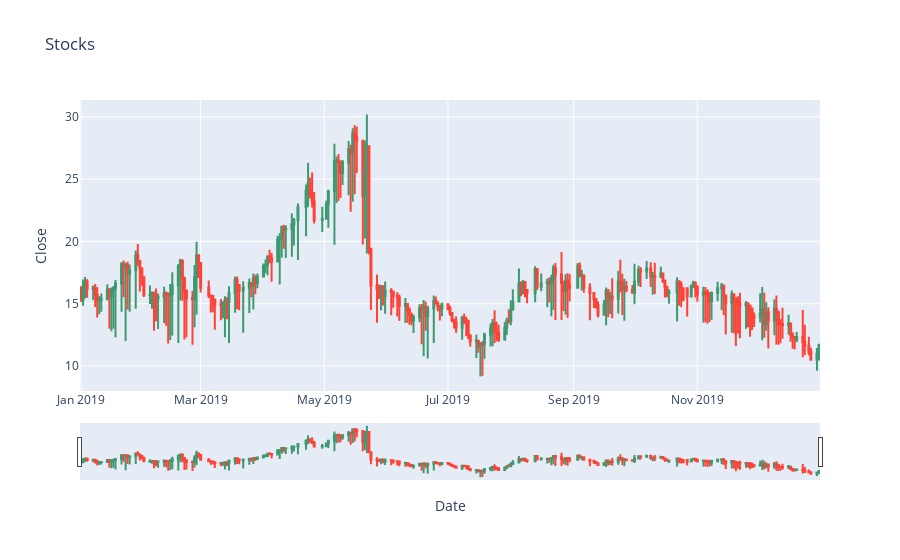

Notebook code for this chart:
### Code cell
trace = go.Candlestick(x=nifty_data.Date,
                      open=nifty_data.Open,
                      high=nifty_data.High,
                      low=nifty_data.Low,
                      close=nifty_data.Close)

data = [trace]

layout = go.Layout(title = 'Stocks',
                  hovermode = 'closest',
                  xaxis=dict(title = 'Date'),
                  yaxis=dict(title = 'Close'))

fig = go.Figure(data=data,
               layout=layout)

offline.iplot(fig)

### Figure 1 — Plotly figure (JSON) as saved in the notebook; plotly's stock layout.template omitted (floating-point values rounded to 4 significant figures; data arrays with more than 128 entries replaced by an {"elided": "..."} marker saying what was removed)
{"data": [{"close": {"elided": "245 float values"}, "high": {"elided": "245 float values"}, "low": {"elided": "245 float values"}, "open": {"elided": "245 float values"}, "type": "candlestick", "x": {"elided": "245 str values"}}], "layout": {"hovermode": "closest", "title": {"text": "Stocks"}, "xaxis": {"title": {"text": "Date"}}, "yaxis": {"title": {"text": "Close"}}}}
